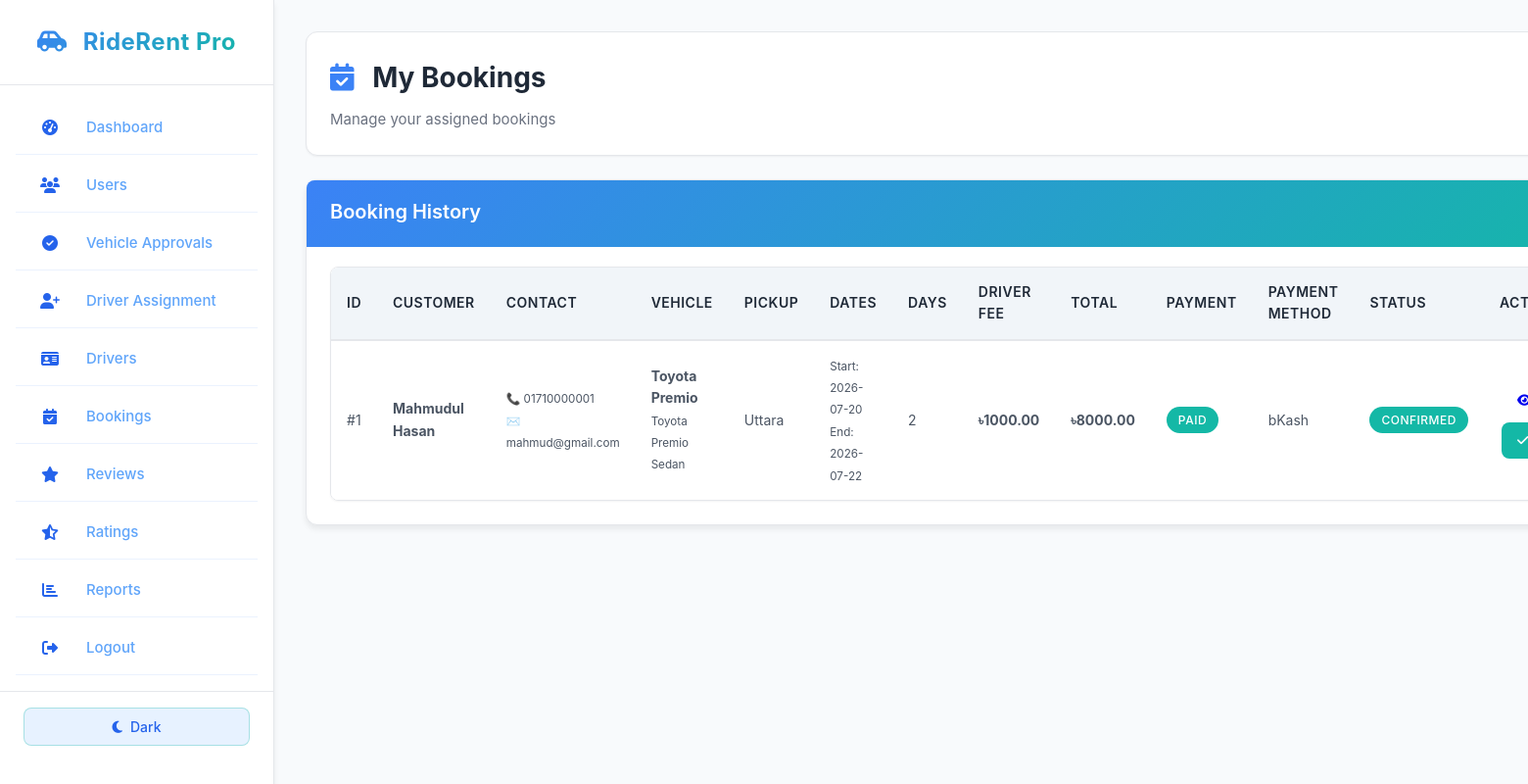
Screenshot of /driver/bookings.php (signed in) with the database file from the repository.
### tables this page shows
CREATE TABLE `booking` (
  `booking_id` int(11) NOT NULL,
  `customer_id` int(11) NOT NULL,
  `vehicle_id` int(11) NOT NULL,
  `driver_id` int(11) DEFAULT NULL,
  `owner_id` int(11) DEFAULT NULL,
  `booking_date` timestamp NOT NULL DEFAULT current_timestamp(),
  `start_date` date NOT NULL,
  `end_date` date NOT NULL,
  `total_days` int(11) NOT NULL,
  `price_per_day` decimal(10,2) NOT NULL,
  `total_price` decimal(10,2) NOT NULL,
  `driver_fee` decimal(10,2) DEFAULT 0.00,
  `booking_status` enum('Pending','Confirmed','Completed','Cancelled','Driver_Requested') DEFAULT 'Pending',
  `payment_status` enum('Pending','Paid','Refunded') DEFAULT 'Pending',
  `payment_type` enum('Manual','Digital') DEFAULT 'Manual',
  `payment_method` varchar(50) DEFAULT NULL,
  `transaction_id` varchar(100) DEFAULT NULL,
  `pickup_location` varchar(255) DEFAULT NULL,
  `dropoff_location` varchar(255) DEFAULT NULL,
  `special_requests` text DEFAULT NULL,
  `created_at` timestamp NOT NULL DEFAULT current_timestamp()
);

CREATE TABLE `customer` (
  `customer_id` int(11) NOT NULL,
  `full_name` varchar(100) NOT NULL,
  `username` varchar(50) NOT NULL,
  `email` varchar(100) NOT NULL,
  `phone_1` varchar(20) NOT NULL,
  `phone_2` varchar(20) DEFAULT NULL,
  `password` varchar(255) NOT NULL,
  `nid_number` varchar(50) DEFAULT NULL,
  `nid_photo` varchar(255) DEFAULT NULL,
  `address` varchar(255) DEFAULT NULL,
  `profile_image` varchar(255) DEFAULT NULL,
  `status` varchar(20) DEFAULT 'Active',
  `created_at` timestamp NOT NULL DEFAULT current_timestamp()
);

CREATE TABLE `vehicle` (
  `vehicle_id` int(11) NOT NULL,
  `owner_id` int(11) DEFAULT NULL,
  `vehicle_name` varchar(100) NOT NULL,
  `brand` varchar(50) NOT NULL,
  `model` varchar(50) NOT NULL,
  `year` year(4) NOT NULL,
  `vehicle_type` varchar(30) NOT NULL,
  `fuel_type` varchar(30) NOT NULL,
  `transmission` varchar(30) NOT NULL,
  `seat_capacity` int(11) NOT NULL,
  `price_per_day` decimal(10,2) NOT NULL,
  `location` varchar(100) NOT NULL,
  `availability` enum('Available','Booked','Maintenance') DEFAULT 'Available',
  `approval_status` enum('Pending','Approved','Rejected') DEFAULT 'Pending',
  `image` varchar(255) DEFAULT NULL,
  `description` text DEFAULT NULL,
  `rating` decimal(3,2) DEFAULT 0.00,
  `rating_count` int(11) DEFAULT 0,
  `created_at` timestamp NOT NULL DEFAULT current_timestamp()
);

### driver/bookings.php (the view, shortened to what this page needs)
<?php
$driver_id = $_SESSION['driver_id'];
?>
<!DOCTYPE html>
<html lang="en">
<head>
    <link rel="stylesheet" href="../assets/css/new-theme.css">
    <link rel="stylesheet" href="https://cdnjs.cloudflare.com/ajax/libs/font-awesome/6.4.0/css/all.min.css">
</head>
<body>
<div class="dashboard-container">
    <?php require_once __DIR__ . '/../includes/sidebar.php'; ?>
    <div class="main-content">
        <div class="page-header">
            <h1><i class="fas fa-calendar-check"></i> My Bookings</h1>
            <p>Manage your assigned bookings</p>
        </div>
        <div class="card">
            <div class="card-header">
                <h3 class="card-title">Booking History</h3>
            </div>
            <div class="card-body">
                <div class="table-container">
                    <table>
                        <thead>
                            <tr>
                                <th>ID</th>
                                <th>Customer</th>
                                <th>Contact</th>
                                <th>Vehicle</th>
                                <th>Pickup</th>
                                <th>Dates</th>
                                <th>Days</th>
                                <th>Driver Fee</th>
                                <th>Total</th>
                                <th>Payment</th>
                                <th>Payment Method</th>
                                <th>Status</th>
                                <th>Actions</th>
                            </tr>
                        </thead>
                        <tbody>
                            <?php
                            $result = mysqli_query($conn, "SELECT b.*, c.full_name AS customer_name, c.phone_1 AS customer_phone, c.email AS customer_email, v.vehicle_name, v.vehicle_type, v.brand, v.model
                                FROM booking b
                                LEFT JOIN customer c ON b.customer_id = c.customer_id
                                LEFT JOIN vehicle v ON b.vehicle_id = v.vehicle_id
                                WHERE b.driver_id = '$driver_id'
                                ORDER BY b.booking_id DESC");
                            if($result && mysqli_num_rows($result) > 0) {
                                while($row = mysqli_fetch_assoc($result)) {
                                    $statusClass = '';
                                    if ($row['booking_status'] == 'Confirmed' || $row['booking_status'] == 'Driver_Requested') $statusClass = 'badge-success';
                                    elseif ($row['booking_status'] == 'Pending') $statusClass = 'badge-warning';
                                    elseif ($row['booking_status'] == 'Completed') $statusClass = 'badge-info';
                                    elseif ($row['booking_status'] == 'Cancelled') $statusClass = 'badge-danger';
                                    else $statusClass = 'badge-danger';
                                    $displayStatus = $row['booking_status'];
                                    $paymentClass = '';
                                    if ($row['payment_status'] == 'Paid') $paymentClass = 'badge-success';
                                    elseif ($row['payment_status'] == 'Pending') $paymentClass = 'badge-warning';
                                    else $paymentClass = 'badge-secondary';
                                    echo "<tr>
                                        <td>#{$row['booking_id']}</td>
                                        <td><strong>{$row['customer_name']}</strong></td>
                                        <td>
                                            <small>📞 {$row['customer_phone']}</small><br>
                                            <small>✉️ {$row['customer_email']}</small>
                                        </td>
                                        <td>
                                            <strong>{$row['vehicle_name']}</strong><br>
                                            <small>{$row['brand']} {$row['model']}</small><br>
                                            <small>{$row['vehicle_type']}</small>
                                        </td>
                                        <td>{$row['pickup_location']}</td>
                                        <td>
                                            <small>Start: {$row['start_date']}</small><br>
                                            <small>End: {$row['end_date']}</small>
                                        </td>
                                        <td>{$row['total_days']}</td>
                                        <td><strong>৳{$row['driver_fee']}</strong></td>
                                        <td><strong>৳{$row['total_price']}</strong></td>
                                        <td><span class='badge {$paymentClass}'>{$row['payment_status']}</span></td>
                                        <td>" . ($row['payment_method'] ? htmlspecialchars($row['payment_method']) : '-') . "</td>
                                        <td><span class='badge {$statusClass}'>{$displayStatus}</span></td>
                                        <td>";
                                            $completeButton = '';
                                            if($row['booking_status'] == 'Confirmed' || $row['booking_status'] == 'Driver_Requested') {
                                                $completeButton = "<a href='bookings.php?id={$row['booking_id']}&status=Completed' class='btn btn-success btn-sm'><i class='fas fa-check'></i> Complete</a> ";
                                            }
                                        echo "<a href='booking_details.php?id={$row['booking_id']}' class='btn btn-info btn-sm'><i class='fas fa-eye'></i> Details</a> " . $completeButton . "</td>
                                    </tr>";
                                }
                            } else {
                                echo "<tr><td colspan='14' style='text-align: center; padding: 30px;'>No bookings assigned to you yet. When admin assigns you to bookings, they will appear here.</td></tr>";
                            }
                            ?>
                        </tbody>
                    </table>
                </div>
            </div>
        </div>
    </div>
</div>
</body>
</html>

### rows the page displays
booking: booking_id "1", customer.full_name "Mahmudul Hasan", customer.phone_1 "01710000001", customer.email "mahmud@gmail.com", vehicle.vehicle_name "Toyota Premio", vehicle.brand "Toyota", vehicle.model "Premio", vehicle.vehicle_type "Sedan", pickup_location "Uttara", start_date "2026-07-20", end_date "2026-07-22", total_days "2", driver_fee "1000.00", total_price "8000.00", payment_status "PAID", payment_method "bKash", booking_status "CONFIRMED"

### other values shown
$item['text'] "Dashboard"
$item['text'] "Users"
$item['text'] "Vehicle Approvals"
$item['text'] "Driver Assignment"
$item['text'] "Drivers"
$item['text'] "Bookings"
$item['text'] "Reviews"
$item['text'] "Ratings"
$item['text'] "Reports"
